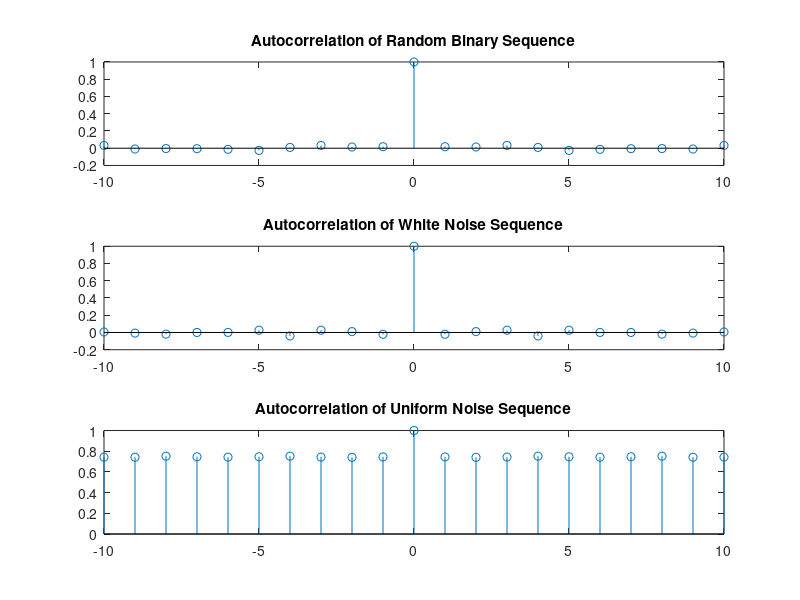

This chart was generated by the following MATLAB code:
% Problem Set 7 Task 1c

sequence_length = 2000;

random_binary_x = 2* randi([0,1], 1, sequence_length)-1;
white_noise = randn(1, sequence_length);
uniform_noise = rand(1, sequence_length);

% Calculate the mean of each sequence
mean_random_binary_x = mean(random_binary_x);
mean_white_noise = mean(white_noise);
mean_uniform_noise = mean(uniform_noise);

% Display the means
disp(['Mean of random_binary_x: ' num2str(mean_random_binary_x)]);
disp(['Mean of white_noise: ' num2str(mean_white_noise)]);
disp(['Mean of uniform_noise: ' num2str(mean_uniform_noise)]);

% Find the autocorrelation of each sequence
auto_corr_random_binary_x = xcorr(random_binary_x, 'coeff');
auto_corr_white_noise = xcorr(white_noise, 'coeff');
auto_corr_uniform_noise = xcorr(uniform_noise, 'coeff');

% Define the lag values
lag = -10:10;

% Plot the autocorrelation results for the specified lag interval using stem()
subplot(3, 1, 1);
stem(lag, auto_corr_random_binary_x(sequence_length - 10:sequence_length + 10));
title('Autocorrelation of Random Binary Sequence');

subplot(3, 1, 2);
stem(lag, auto_corr_white_noise(sequence_length - 10:sequence_length + 10));
title('Autocorrelation of White Noise Sequence');

subplot(3, 1, 3);
stem(lag, auto_corr_uniform_noise(sequence_length - 10:sequence_length + 10));
title('Autocorrelation of Uniform Noise Sequence');